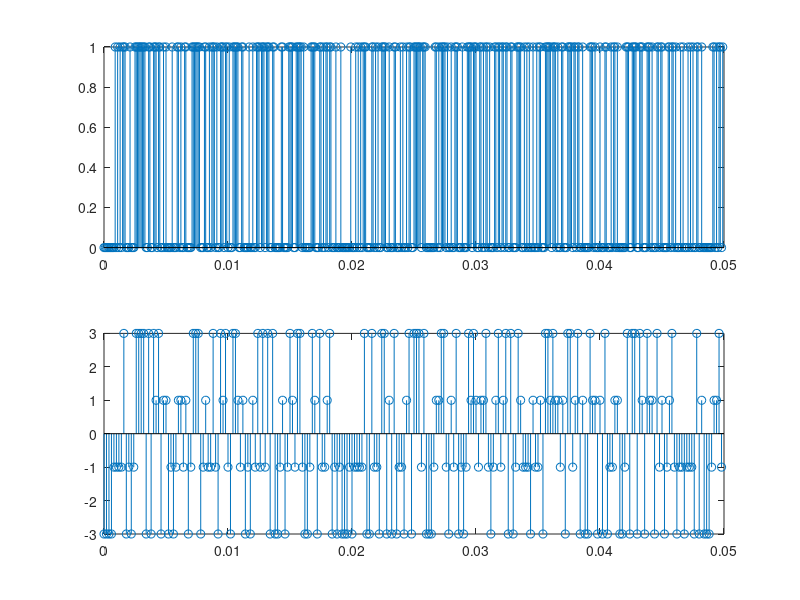
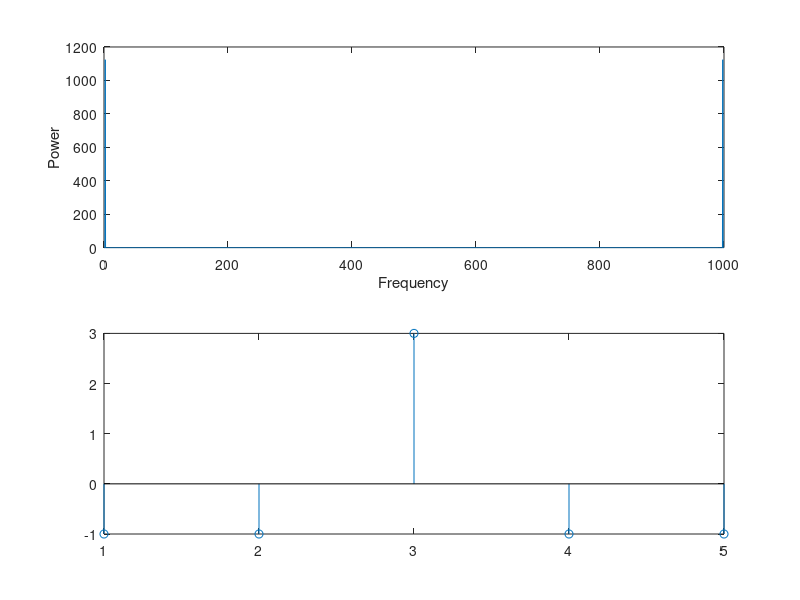

Write the MATLAB code that produced these figures, in order. (Note: this script raises an error after producing the figures.)
%Lab_1
%% Part 1
clear;clc
fs = 1000; % sample frequency (Hz)
ts=1/fs;
t = 0:1/fs:2-1/fs;
x = (1.5)*sin(2*pi*2*t); %+ sin(2*pi*50*t) + 0.5*sin(2*pi*150*t);
n = length(x); % number of samples
noise=0.106*randn([1,n]); %10dB = 0.3354; 20dB = 0.106
x=x+noise;
subplot(2,1,1)
stem(t,x)
subplot(2,1,2)
plot(t,x)
%xlim([0 0.5])

%% Part 2
y = fft(x); %
f = (0:n-1)*(fs/n); % frequency range
power = abs(y).^2/n; % power of the DFT
figure (2)
subplot(2,1,1)
plot(f,power)
xlabel('Frequency')
ylabel('Power')
y0 = fftshift(y); % shift y values
f0 = (-n/2:n/2-1)*(fs/n); % 0-centered frequency range
power0 = abs(y0).^2/n; % 0-centered power

subplot(2,1,2)
plot(f0,power0)
xlabel('Frequency')
ylabel('Power')

%% Part3 
clear;clc
data = randi([0 1],1,10);
data_re=reshape(data,2,[]);
data_map= bi2de(data_re','left-msb')';
s=pammod(data_map,4);
stem(real(s))
fb=10000;
t=0:1/fb:0.05-1/fb;
M=4;
fbaud=fb/log2(M);
data = randi([0 1],1,length(t));

figure (1)
subplot(2,1,1)
stem(t,data)
data_re=reshape(data,2,[]);
data_map= bi2de(data_re','left-msb')';
s=pammod(data_map,M);

subplot(2,1,2)
tsym=0:1/fbaud:0.05-1/fbaud;
stem(tsym,real(s))

%% Part 4
fid = fopen('Test.txt');
x=fread(fid,'*char');
binvecc = logical(dec2bin(x, 8) - '0');
bit_steam=reshape(binvecc',1,[]);

%% Part 5
A = imread('Tu.jpg');
B=rgb2gray(A);
imshow(B)
